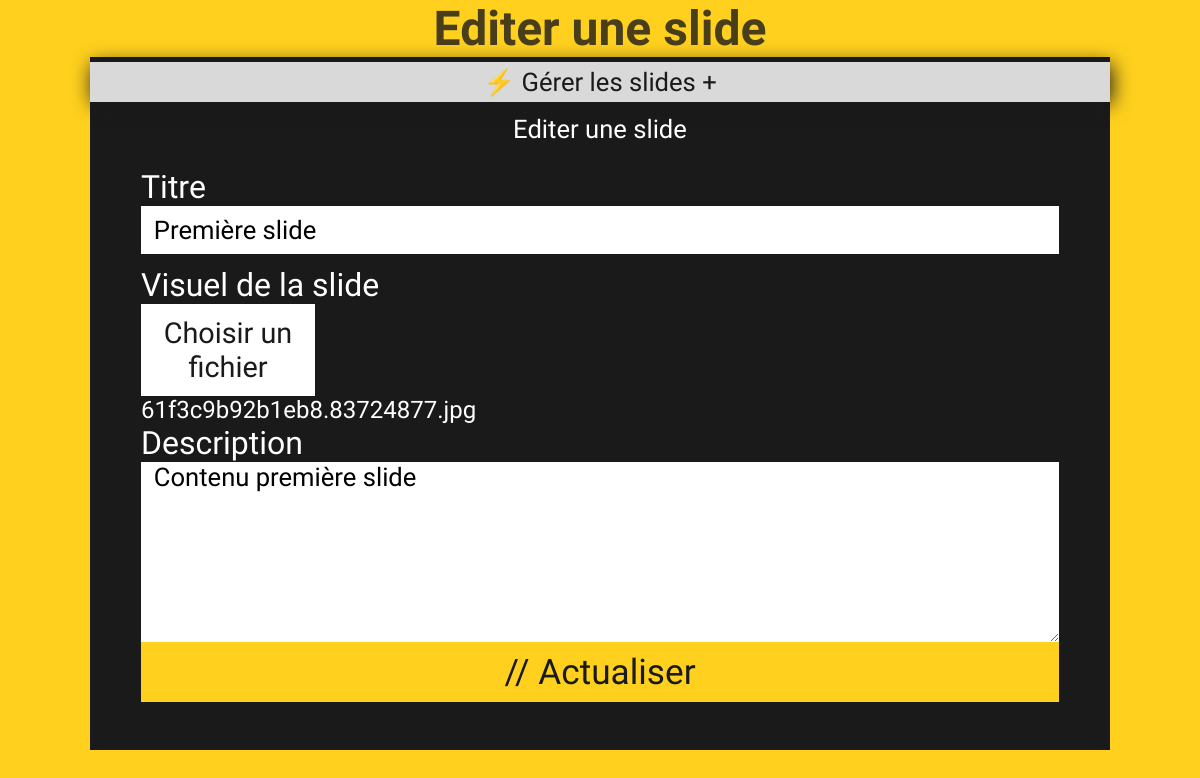
The page /gestion/edition.php?id=4 on the database its author committed.
### tables this page shows
CREATE TABLE `slide` (
  `id` int(11) NOT NULL,
  `titre` mediumtext NOT NULL,
  `visuel` varchar(255) DEFAULT NULL,
  `description` longtext NOT NULL
);

### gestion/edition.php (the view, shortened to what this page needs)
<?php
require_once 'config.php';
$ID=$_GET['id'];
$req = $db->prepare("SELECT * FROM slide where id='$ID'");
$req->execute();
$slide = $req->fetchAll(PDO::FETCH_ASSOC);
?>
<!DOCTYPE html>
<html lang="en">
<head>
    <link rel="stylesheet" href="../css/ajout.css">
</head>
<body>
    <h1>Editer une slide</h1>
    <div class="shape-gche">
        <a id="gestionnaire" href="gestionslides.php">⚡ Gérer les slides +</a>
        <p id="creation">Editer une slide</p>
        <?php foreach ($slide as $s):  ?>
        <form action="saveslide.php<?php echo '?id='.$s['id']; ?>" method="post" enctype="multipart/form-data">
            <label>Titre</label>
            <input type="text" name="titre" value="<?php echo $s['titre']; ?>">
            <label>Visuel de la slide</label>
            <label for="file" id="file-button">Choisir un fichier</label>
            <div id="file-upload-filename"><?php echo $s['visuel']; ?></div>
            <label>Description</label>
            <textarea type="text" name="description" ><?php echo $s['description']; ?></textarea>
            <button>// Actualiser</button>
        </form>
        <?php endforeach; ?>
    </div>
</body>
</html>

### css/ajout.css (style rules this page uses)
* { margin: 0; padding: 0; border: 0; outline: none; text-decoration: none; list-style: none; font-family: 'Dongle', sans-serif; }
:root { --fond: #FFD11E; --shape-gche: #1b1a1a; --titre: rgba(14, 14, 14, 0.562); --h1-color: white; --content: rgba(255, 255, 255, 0.836); }
body { background-color: var(--fond); }
#gestionnaire { text-align: center; display: block; margin: auto; color: var(--shape-gche); font-size: 1.6em; background-color: var(--content); padding: 0.2em; box-shadow: 2px 2px 20px var(--shape-gche); }
#creation { margin-top: 1vw; color: var(--h1-color); font-size: 1.6em; text-align: center; }
h1 { color: var(--shape-gche); opacity: 0.8; text-align: center; margin: auto; padding-bottom: 1.2em; transform: translateY(5vw); font-size: 3em; }
form { width: 90%; margin: auto; display: flex; flex-direction: column; margin-top: 2vw; }
input { padding-left: 0.5em; height: 10vw; border: none; margin-bottom: 12px; font-size: 1.6em; }
textarea { padding-left: 0.5em; height: 25vw; font-size: 1.6em; white-space: pre-line; }
label { font-size: 2em; color: var(--h1-color); font-weight: 300; }
#file-upload-filename, #files-links { color: var(--h1-color); font-size: 1.5em; }
#file-button { font-size: 1.8em; width: 150px; padding: 12px; text-align: center; color: var(--shape-gche); background-color: var(--h1-color); display: inline-block; cursor: pointer; }
button { background-color: var(--fond); color: var(--shape-gche); font-size: 2.2em; height: 20vw; width: 100%; }
.shape-gche { display: block; margin: auto; width: 100%; height: 50%; padding-bottom: 3em; background-color: var(--shape-gche); }
@media (min-width: 992px) { * { scrollbar-width: thin; } }
@media (min-width: 992px) { h1 { padding-bottom: 0; transform: translateY(0); } }
@media (min-width: 992px) { .shape-gche { width: 85%; height: auto; padding-top: 0.3em; } }
@media (min-width: 992px) { form { margin-top: 2vw; } }
@media (min-width: 992px) { input { height: 4vw; } }
@media (min-width: 992px) { textarea { height: 15vw; } }
@media (min-width: 992px) { button { height: 5vw; cursor: pointer; } }

### rows shown on the page
slide: titre "Première slide", visuel "61f3c9b92b1eb8.83724877.jpg", description "Contenu première slide"
